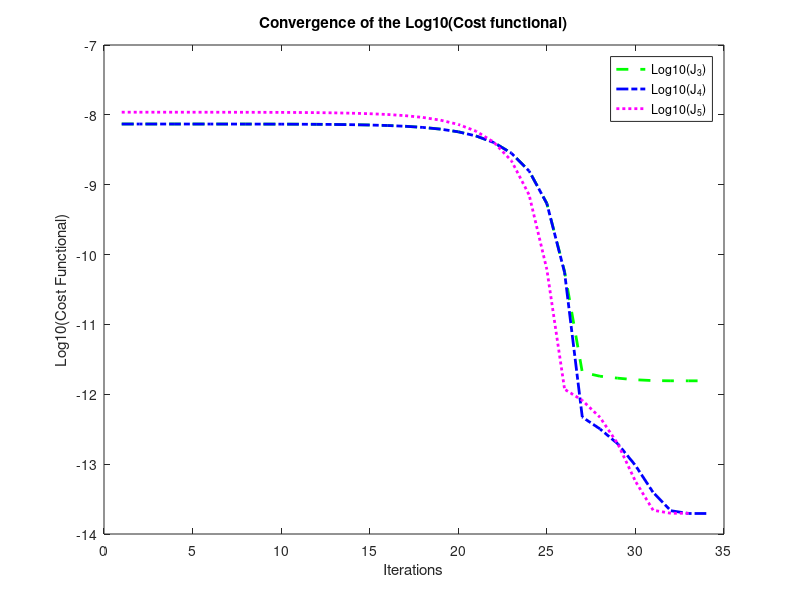
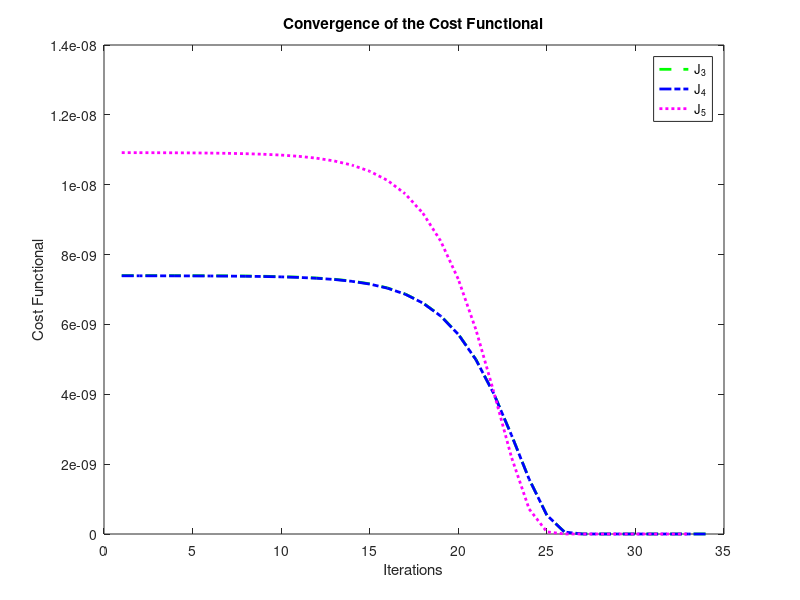
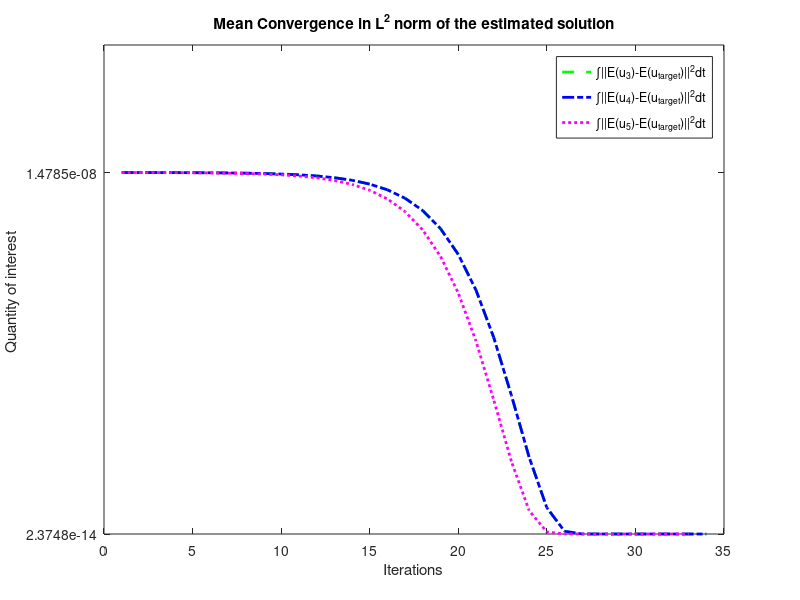

MATLAB code to generate these figures, in order: (Note: this script raises an error after producing the figures.)
clear all; % Plots 9 figures
vars={'J3','J4_new','J5_new','u_target','Y3','Y4','Y5','Y_target','nruns','N','Mx','My','sim_data',...
    'k3','k4','k5','sol3','sol4','sol5','tol','E_u3','E_u3_square','E_u4','E_u4_square','E_u5','E_u5_square',...
    'E_u_target','E_u_target_square','ts','quant3','quant4','quant5','noise'};
load('All_J_N5_50runs-7tol_10x10_noise-3.mat',vars{:});
E_Y3=mean(Y3(k3,:,:),3)
E_Y4=mean(Y4(k4,:,:),3)
E_Y5=mean(Y5(k5,:,:),3)
E_Y_target=mean(Y_target(:,:),2)'
E_Y3_square=mean(Y3(k3,:,:).*Y3(k3,:,:),3);
E_Y4_square=mean(Y4(k4,:,:).*Y4(k4,:,:),3);
E_Y5_square=mean(Y5(k5,:,:).*Y5(k5,:,:),3);
Var_Y3=std(Y3(k3,:,:),0,3).^2; %Var_Y3=E_Y3_square-E_Y3.^2
Var_Y4=std(Y4(k4,:,:),0,3).^2; %Var_Y4=E_Y4_square-E_Y4.^2
Var_Y5=std(Y5(k5,:,:),0,3).^2; %Var_Y5=E_Y5_square-E_Y5.^2
Var_Y_target=std(Y_target(:,:),0,2).^2; %Var_Y_target=mean(Y_target(:,:).*Y_target(:,:),2)'-(E_Y_target).^2
std_Y3=std(Y3(k3,:,:),0,3)
std_Y4=std(Y4(k4,:,:),0,3)
std_Y5=std(Y5(k5,:,:),0,3)
std_Y_target=std(Y_target(:,:),0,2)'

close all;
if ispc, ms = '\'; else ms = '/'; end
ad = cd;
cd(['..',ms,'MCMC_Adj_Stochastic']);

figure;
axis tight %sets the axis limits to the range of the data
max_k=max([k3,k4,k5]); % maximum no. of iterations for plotting on the x-axis
max_J3=max(J3(:));max_J4=max(J4_new(:));max_J5=max(J5_new(:));max_J=max([max_J3,max_J4,max_J5]);
xlim([1 max_k]);
plot(1:k3,log10(J3(1:k3)),'--g','LineWidth',2);hold on;
plot(1:k4,log10(J4_new(1:k4)),'-.b','LineWidth',2);hold on;
plot(1:k5,log10(J5_new(1:k5)),':m','LineWidth',2);hold off;
title(['Convergence of the Log10(Cost functional)'])
xlabel('Iterations');ylabel('Log10(Cost Functional)');
legend('Log10(J_3)','Log10(J_4)','Log10(J_5)');
print(gcf,[['Figures_All_J_N',num2str(N),'_',num2str(nruns),'runs',num2str(log10(tol)),'tol','_noise',num2str(log10(noise))],ms,['fig1_',num2str(Mx)]],'-depsc')
%%%%%%%%%%%%%%%%%%%%%%%%%%%%%%%%%%%%%%%%%%%%%%%%%%%%%%%%%%%%%%%%%%%%%%%%%%%%%%%%%%%%%%%%%%%%%%%%%%%%%%%%%%%%%%%%%%%%%%%%%%%%%%%%%
figure;
xlim([1 max_k]); ylim([0 max_J]);
plot(1:k3,J3(1:k3),'--g','LineWidth',2);hold on;
plot(1:k4,J4_new(1:k4),'-.b','LineWidth',2);hold on;
plot(1:k5,J5_new(1:k5),':m','LineWidth',2);hold off;
title(['Convergence of the Cost Functional'])
xlabel('Iterations');ylabel('Cost Functional');
legend('J_3','J_4','J_5');
print(gcf,[['Figures_All_J_N',num2str(N),'_',num2str(nruns),'runs',num2str(log10(tol)),'tol','_noise',num2str(log10(noise))],ms,['fig2_',num2str(Mx)]],'-depsc')
%%%%%%%%%%%%%%%%%%%%%%%%%%%%%%%%%%%%%%%%%%%%%%%%%%%%%%%%%%%%%%%%%%%%%%%%%%%%%%%%%%%%%%%%%%%%%%%%%%%%%%%%%%%%%%%%%%%%%%%%%%%%%%%%%
figure;
set(gca,'YScale','log');

max_quant3=max(quant3(:));max_quant4=max(quant4(:));max_quant5=max(quant5(:));
max_quant=max([max_quant3,max_quant4,max_quant5]);
min_quant3=min(quant3(:));min_quant4=min(quant4(:));min_quant5=min(quant5(:));
min_quant=min([min_quant3,min_quant4,min_quant5]);
xlim([1 max_k]);% 
plot(1:k3,quant3(1:k3),'--g','LineWidth',2);hold on;
plot(1:k4,quant4(1:k4),'-.b','LineWidth',2);hold on;
plot(1:k5,quant5(1:k5),':m','LineWidth',2);hold off;
title(['Mean Convergence in L^2 norm of the estimated solution'])
xlabel('Iterations');ylabel('Quantity of interest ');
legend('\int||E(u_3)-E(u_{target})||^2dt','\int||E(u_4)-E(u_{target})||^2dt','\int||E(u_5)-E(u_{target})||^2dt');
set(gca,'YTick',[min_quant, max_quant]);
mticks = get(gca,'YTick');
for mtc = 1:length(mticks)
   mticks2{mtc} = sprintf('%7.4e',mticks(mtc));
end
set(gca,'YTickLabel',mticks2);
print(gcf,[['Figures_All_J_N',num2str(N),'_',num2str(nruns),'runs',num2str(log10(tol)),'tol','_noise',num2str(log10(noise))],ms,['fig3_',num2str(Mx)]],'-depsc')
%%%%%%%%%%%%%%%%%%%%%%%%%%%%%%%%%%%%%%%%%%%%%%%%%%%%%%%%%%%%%%%%%%%%%%%%%%%%%%%%%%%%%%%%%%%%%%%%%%%%%%%%%%%%%%%%%%%%%%%%%%%%%%%%
for run_counter=1:nruns
 for i=1:Mx
  for j=1:My
    D_target(i,j,run_counter)=feval('Dcoeff',sim_data.xcs(i),sim_data.ycs(j),N,Y_target(:,run_counter));
    D_Y3(i,j,run_counter)=feval('Dcoeff',sim_data.xcs(i),sim_data.ycs(j),N,Y3(k3,:,run_counter));
    D_Y4(i,j,run_counter)=feval('Dcoeff',sim_data.xcs(i),sim_data.ycs(j),N,Y4(k4,:,run_counter));
    D_Y5(i,j,run_counter)=feval('Dcoeff',sim_data.xcs(i),sim_data.ycs(j),N,Y5(k5,:,run_counter));
  end
 end
end
E_D_target=mean(D_target(:,:,:),3);
figure;
surf(sim_data.xcs,sim_data.ycs,E_D_target);title('Mean of the target diffusion coeff D over the runs')
print(gcf,[['Figures_All_J_N',num2str(N),'_',num2str(nruns),'runs',num2str(log10(tol)),'tol','_noise',num2str(log10(noise))],ms,['fig4_',num2str(Mx)]],'-depsc')
for i=1:Mx
  for j=1:My
    D_E_Y3(i,j)=feval('Dcoeff',sim_data.xcs(i),sim_data.ycs(j),N,E_Y3);  
    D_E_Y4(i,j)=feval('Dcoeff',sim_data.xcs(i),sim_data.ycs(j),N,E_Y4);
    D_E_Y5(i,j)=feval('Dcoeff',sim_data.xcs(i),sim_data.ycs(j),N,E_Y5);
  end
end  
%figure;
%surf(sim_data.xcs,sim_data.ycs,D_E_Y3(:,:));title('The diffusion coeff D evaluted at the mean of estimated Ys')

figure;
for run_counter=1:nruns
 plot(sim_data.xcs,u_target(:,My/2+1,end,run_counter),'-.b','LineWidth',2);
 hold on;
end
plot(sim_data.xcs,E_u_target(:,My/2+1,end),'-r','LineWidth',2);
title('Crossections of the target solution and its mean')
hold off;
print(gcf,[['Figures_All_J_N',num2str(N),'_',num2str(nruns),'runs',num2str(log10(tol)),'tol','_noise',num2str(log10(noise))],ms,['fig5_',num2str(Mx)]],'-depsc')
%%%%%%%%%%%%%%%%%%%%%%%%%%%%%%%%%%%%%%%%%%%%%%%%%%%%%%%%%%%%%%%%%%%%%%%%%%%%%%%%%%%%%%%%%%%%%%%%%%%%%%%%%%%%%%%%%%%%%%%%%%%%%%%%%
figure;
for run_counter=1:nruns
 plot(sim_data.xcs,D_target(:,My/2+1,run_counter),'-.b','LineWidth',2);
 hold on;
end
plot(sim_data.xcs,E_D_target(:,My/2+1),'-r','LineWidth',2);
title('Crossections of the target diffusion coeff D and its mean')
hold off;
print(gcf,[['Figures_All_J_N',num2str(N),'_',num2str(nruns),'runs',num2str(log10(tol)),'tol','_noise',num2str(log10(noise))],ms,['fig6_',num2str(Mx)]],'-depsc')
%%%%%%%%%%%%%%%%%%%%%%%%%%%%%%%%%%%%%%%%%%%%%%%%%%%%%%%%%%%%%%%%%%%%%%%%%%%%%%%%%%%%%%%%%%%%%%%%%%%%%%%%%%%%%%%%%%%%%%%%%%%%%%%%%
figure;
plot(sim_data.xcs,E_D_target(:,My/2+1),'-r','LineWidth',2);hold on;
plot(sim_data.xcs,D_E_Y3(:,My/2+1),'--g','LineWidth',2);hold on;
plot(sim_data.xcs,D_E_Y4(:,My/2+1),'-.b','LineWidth',2);hold on;
plot(sim_data.xcs,D_E_Y5(:,My/2+1),':m','LineWidth',2);hold off;
title('Crossections of Mean of target diffusion coeff versus Mean of estimated diffusion coeff')
legend('E(D_{target})','E(D_3)','E(D_4)','E(D_5)');
print(gcf,[['Figures_All_J_N',num2str(N),'_',num2str(nruns),'runs',num2str(log10(tol)),'tol','_noise',num2str(log10(noise))],ms,['fig7_',num2str(Mx)]],'-depsc')
%%%%%%%%%%%%%%%%%%%%%%%%%%%%%%%%%%%%%%%%%%%%%%%%%%%%%%%%%%%%%%%%%%%%%%%%%%%%%%%%%%%%%%%%%%%%%%%%%%%%%%%%%%%%%%%%%%%%%%%%%%%%%%%%%
E_D_target_square=mean(D_target(:,:,:).*D_target(:,:,:),3);
Var_D_target=E_D_target_square-(E_D_target).^2;
E_D_Y3_square=mean(D_Y3(:,:,:).*D_Y3(:,:,:),3);
Var_D_Y3=E_D_Y3_square-(D_E_Y3).^2;
E_D_Y4_square=mean(D_Y4(:,:,:).*D_Y4(:,:,:),3);
Var_D_Y4=E_D_Y4_square-(D_E_Y4).^2;
E_D_Y5_square=mean(D_Y5(:,:,:).*D_Y5(:,:,:),3);
Var_D_Y5=E_D_Y5_square-(D_E_Y5).^2;
figure;
plot(sim_data.xcs,Var_D_target(:,My/2+1),'-r','LineWidth',2);hold on;
plot(sim_data.xcs,Var_D_Y3(:,My/2+1),'--g','LineWidth',2);hold on;
plot(sim_data.xcs,Var_D_Y4(:,My/2+1),'-.b','LineWidth',2);hold on;
plot(sim_data.xcs,Var_D_Y5(:,My/2+1),':m','LineWidth',2);hold off;
title('Crossections of Variance of target diffusion coeff versus Variance of estimated diffusion coeff')
legend('Var(D_{target})','Var(D_3)','Var(D_4)','Var(D_5)');
print(gcf,[['Figures_All_J_N',num2str(N),'_',num2str(nruns),'runs',num2str(log10(tol)),'tol','_noise',num2str(log10(noise))],ms,['fig8_',num2str(Mx)]],'-depsc')
%%%%%%%%%%%%%%%%%%%%%%%%%%%%%%%%%%%%%%%%%%%%%%%%%%%%%%%%%%%%%%%%%%%%%%%%%%%%%%%%%%%%%%%%%%%%%%%%%%%%%%%%%%%%%%%%%%%%%%%%%%%%%%%%%
sol3_matrix=zeros(Mx,My,length(ts),nruns);sol4_matrix=zeros(Mx,My,length(ts),nruns);sol5_matrix=zeros(Mx,My,length(ts),nruns);
for run_counter=1:nruns
  sol3_matrix(:,:,:,run_counter)=sol3{run_counter};
  sol4_matrix(:,:,:,run_counter)=sol4{run_counter};
  sol5_matrix(:,:,:,run_counter)=sol5{run_counter};
end
E_sol3_matrix=mean(sol3_matrix(:,:,end,:),4);
E_sol3_square=mean(sol3_matrix(:,:,end,:).*sol3_matrix(:,:,end,:),4);
%E_sol4_matrix=mean(sol4_matrix(:,:,:,:),4);%already calculated as E_u4
%E_sol5_matrix=mean(sol5_matrix(:,:,:,:),4);%already calculated as E_u5
figure;
plot(sim_data.xcs,E_u_target(:,My/2+1,end),'-r','LineWidth',2);hold on;
plot(sim_data.xcs,E_u3(:,My/2+1,end),'--g','LineWidth',2);hold on;
plot(sim_data.xcs,E_u4(:,My/2+1,end),'-.b','LineWidth',2);hold on;
plot(sim_data.xcs,E_u5(:,My/2+1,end),':m','LineWidth',2);hold off;
title('Crossections of Mean of target solution versus Mean of estimated solution ')
legend('E(u_{target})','E(u_3)','E(u_4)','E(u_5)');
print(gcf,[['Figures_All_J_N',num2str(N),'_',num2str(nruns),'runs',num2str(log10(tol)),'tol','_noise',num2str(log10(noise))],ms,['fig9_',num2str(Mx)]],'-depsc')
%%%%%%%%%%%%%%%%%%%%%%%%%%%%%%%%%%%%%%%%%%%%%%%%%%%%%%%%%%%%%%%%%%%%%%%%%%%%%%%%%%%%%%%%%%%%%%%%%%%%%%%%%%%%%%%%%%%%%%%%%%%%%%%%
Var_u_target=E_u_target_square(:,:,end)-(E_u_target(:,:,end)).^2;  %Variance of u_target
Var_u3=E_sol3_square-(E_sol3_matrix).^2;  %Variance of solution u3
Var_u4=E_u4_square(:,:,end)-(E_u4(:,:,end)).^2;  %Variance of solution u4
Var_u5=E_u5_square(:,:,end)-(E_u5(:,:,end)).^2;  %Variance of solution u5
figure;
plot(sim_data.xcs,Var_u_target(:,My/2+1),'-r','LineWidth',2);hold on;
plot(sim_data.xcs,Var_u3(:,My/2+1),'--g','LineWidth',2);hold on;
plot(sim_data.xcs,Var_u4(:,My/2+1),'-.b','LineWidth',2);hold on;
plot(sim_data.xcs,Var_u5(:,My/2+1),':m','LineWidth',2);hold off;
title('Crossections of Variance of target solution versus Variance of estimated solution ')
legend('Var(u_{target})','Var(u_3)','Var(u_4)','Var(u_5)');
print(gcf,[['Figures_All_J_N',num2str(N),'_',num2str(nruns),'runs',num2str(log10(tol)),'tol','_noise',num2str(log10(noise))],ms,['fig10_',num2str(Mx)]],'-depsc')
%%%%%%%%%%%%%%%%%%%%%%%%%%%%%%%%%%%%%%%%%%%%%%%%%%%%%%%%%%%%%%%%%%%%%%%%%%%%%%%%%%%%%%%%%%%%%%%%%%%%%%%%%%%%%%%%%%%%%%%%%%%%%%%%
figure;
%subplot(2,2,1);
axes('Position',[0.13 0.5838 0.3347 0.3412]); 
surf(sim_data.xcs,sim_data.ycs,E_u_target(:,:,end));title('Mean of target solution ');zu=max(zlim);zlim([0 zu]);
%get(gca,'Position') % get the position of the current axis
%subplot(2,2,2);
axes('Position',[0.5703 0.5838 0.3347 0.3412]);
surf(sim_data.xcs,sim_data.ycs,E_sol3_matrix(:,:));title('Mean of estimated solution using J_3');zu=max(zlim);zlim([0 zu]);
%get(gca,'Position') % get the position of the current axis
%subplot(2,2,3);
axes('Position',[0.13 0.11 0.3347 0.3412]);
surf(sim_data.xcs,sim_data.ycs,E_u4(:,:,end));title('Mean of estimated solution using J_4');zu=max(zlim);zlim([0 zu]);
%get(gca,'Position') % get the position of the current axis
%subplot(2,2,4);
axes('Position',[0.5703 0.11 0.3347 0.3412]);
surf(sim_data.xcs,sim_data.ycs,E_u5(:,:,end));title('Mean of estimated solution using J_5');zu=max(zlim);zlim([0 zu]);
%get(gca,'Position') % get the position of the current axis
print(gcf,[['Figures_All_J_N',num2str(N),'_',num2str(nruns),'runs',num2str(log10(tol)),'tol','_noise',num2str(log10(noise))],ms,['fig11_',num2str(Mx)]],'-depsc')
clear zlim
%%%%%%%%%%%%%%%%%%%%%%%%%%%%%%%%%%%%%%%%%%%%%%%%%%%%%%%%%%%%%%%%%%%%%%%%%%%%%%%%%%%%%%%%%%%%%%%%%%%%%%%%%%%%%%%%%%%%%%%%%%%%%%%%%%%
z=repmat(E_Y_target(:),1,1000)+sqrt(Var_Y_target(:))*randn(1,1000);
figure;
for i=1:5 
   subplot(1,5,i);
   [N,X]=hist(z(i,:));
   bar(X,N/sum(N));
   set(gca,'XLim',[0.2 0.8]); 
   set(gca,'FontSize',8);
end
title('Histogram for Y_{target}');
% axes('Position',[0.13 0.11 0.1237 0.815]); 
% [N,X]=hist(z(1,:));bar(X,N/sum(N));%set(gca,'XLim',[0 1]);
% axes('Position',[0.2928 0.11 0.1237 0.815]); 
% [N,X]=hist(z(2,:));bar(X,N/sum(N));%set(gca,'XLim',[0 1]);
% axes('Position',[0.4556 0.11 0.1237 0.815]); 
% [N,X]=hist(z(3,:));bar(X,N/sum(N));%set(gca,'XLim',[0 1]);
% axes('Position',[0.6184 0.11 0.1237 0.815]); 
% [N,X]=hist(z(4,:));bar(X,N/sum(N));%set(gca,'XLim',[0 1]);
% axes('Position',[0.7812 0.11 0.1237 0.815]); 
% [N,X]=hist(z(5,:));bar(X,N/sum(N));%set(gca,'XLim',[0 1]);
% print(gcf,[['Figures_All_J_N',num2str(N),'_',num2str(nruns),'runs',num2str(log10(tol)),'tol','_noise',num2str(log10(noise))],ms,['fig12_',num2str(Mx)]],'-depsc')
%%%%%%%%%%%%%%%%%%%%%%%%%%%%%%%%%%%%%%%%%%%%%%%%%%%%%%%%%%%%%%%%%%%%%%%%%%%%%%%%%%%%%%%%%%%%%%%%%%%%%%%%%%%%%%%%%%%%%%%%%%%%%%%%%%%
z3=repmat(E_Y3(:),1,1000)+sqrt(Var_Y3(:))*randn(1,1000);
figure;
for i=1:5 
   subplot(1,5,i);
   [N,X]=hist(z3(i,:));
   bar(X,N/sum(N));
   set(gca,'XLim',[0.2 0.8]); 
   set(gca,'FontSize',8);
end
title('Histogram for Ys using J_3')
%print(gcf,[['Figures_All_J_N',num2str(N),'_',num2str(nruns),'runs',num2str(log10(tol)),'tol','_noise',num2str(log10(noise))],ms,['fig13_',num2str(Mx)]],'-depsc')
%%%%%%%%%%%%%%%%%%%%%%%%%%%%%%%%%%%%%%%%%%%%%%%%%%%%%%%%%%%%%%%%%%%%%%%%%%%%%%%%%%%%%%%%%%%%%%%%%%%%%%%%%%%%%%%%%%%%%%%%%%%%%%%%%
z4=repmat(E_Y4(:),1,1000)+sqrt(Var_Y4(:))*randn(1,1000);
figure;
for i=1:5 
   subplot(1,5,i);
   [N,X]=hist(z4(i,:));
   bar(X,N/sum(N));
   set(gca,'XLim',[0.2 0.8]);
   set(gca,'FontSize',8);
end
title('Histogram for Ys using J_4')
%print(gcf,[['Figures_All_J_N',num2str(N),'_',num2str(nruns),'runs',num2str(log10(tol)),'tol','_noise',num2str(log10(noise))],ms,['fig14_',num2str(Mx)]],'-depsc')
%%%%%%%%%%%%%%%%%%%%%%%%%%%%%%%%%%%%%%%%%%%%%%%%%%%%%%%%%%%%%%%%%%%%%%%%%%%%%%%%%%%%%%%%%%%%%%%%%%%%%%%%%%%%%%%%%%%%%%%%%%%%%%%%%
z5=repmat(E_Y5(:),1,1000)+sqrt(Var_Y5(:))*randn(1,1000);
figure;
for i=1:5 
   subplot(1,5,i);
   [N,X]=hist(z5(i,:));
   bar(X,N/sum(N));
   set(gca,'XLim',[0.2 0.8]);
   set(gca,'FontSize',8);
end
title('Histogram for Ys using J_5')
%print(gcf,[['Figures_All_J_N',num2str(N),'_',num2str(nruns),'runs',num2str(log10(tol)),'tol','_noise',num2str(log10(noise))],ms,['fig15_',num2str(Mx)]],'-depsc')
%%%%%%%%%%%%%%%%%%%%%%%%%%%%%%%%%%%%%%%%%%%%%%%%%%%%%%%%%%%%%%%%%%%%%%%%%%%%%%%%%%%%%%%%%%%%%%%%%%%%%%%%%%%%%%%%%%%%%%%%%%%%%%%%%